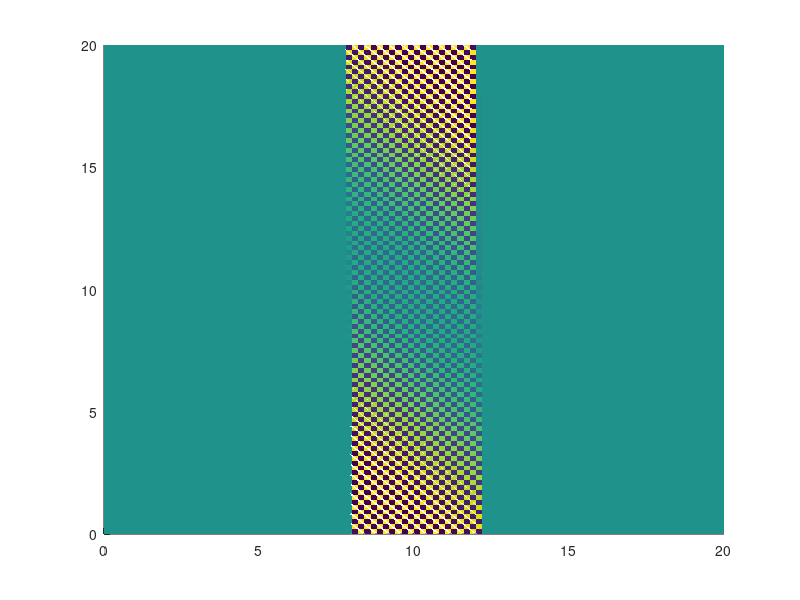

Reproduce this figure in MATLAB.
clear all; clf;


%%Paramètres 
s = 20;%taille du cadre
h=0.2;

x0 = 0;
x1 = s;
y0 = 0;
y1 = s;
x = x0:h:x1;
y = y0:h:y1;
[X,Y] = meshgrid(x,y);
J = length(x);
J2 = J*J;

N = ones(J,J);
C = ones(J,J);
N(18:32,22:28)=0;
C(18:32,22:28)=0;


n = ones(J2,1);
c = ones(J2,1);

newn = zeros(J2,1);
newc = zeros(J2,1);

%Definition de la zone blessée
for i = 8/h:12/h
    n((8+i*20)/h+i:(12+i*20)/h+i)=0;
    c((8+i*20)/h:(12+i*20)/h)=0;
end



%%paramètres de simulation
tfinal = 100;
t0 = 0;
t = t0;
dt = 0.1;


%%Variables
D = 1;
Dc = 1;
lambda = 1;
cm = 2;
H = 10;
k = 0.01;
n0 = 1;
c0 = 0.5;
alpha = 0.1;

beta = (c0*c0+cm*cm-2*h*c0*cm)/((c0-cm)*(c0-cm));



% Condition periodiques
L = sparse(1:J2,1:J2,-4); % matrice creuse, compacte en memoire
coinhautgauche = 1;
coinbasgauche = J;
coinhautdroit = J*(J-1)+1;
coinbasdroit = J2;
bordgauche = 2:J-1;
bordhaut = J+1:J:J*(J-2)+1;
bordbas = 2*J:J:J*(J-1);
borddroit = J*(J-1)+2:J2-1;
bord = [coinhautgauche, coinhautdroit, coinbasgauche, coinbasdroit, ...
    bordgauche, bordhaut, bordbas, borddroit];
interieur = setdiff(1:J2, bord);

% interieur
L = L + sparse(interieur,interieur+1,1,J2,J2);
L = L + sparse(interieur,interieur-1,1,J2,J2);
L = L + sparse(interieur,interieur+J,1,J2,J2);
L = L + sparse(interieur,interieur-J,1,J2,J2);

% bords
L = L + sparse(bordhaut,bordhaut+1,1,J2,J2);
L = L + sparse(bordhaut,bordhaut+J-1,1,J2,J2);
L = L + sparse(bordhaut,bordhaut+J,1,J2,J2);
L = L + sparse(bordhaut,bordhaut-J,1,J2,J2);


L = L + sparse(bordgauche,bordgauche+1,1,J2,J2);
L = L + sparse(bordgauche,bordgauche-1,1,J2,J2);
L = L + sparse(bordgauche,bordgauche+J,1,J2,J2);
L = L + sparse(bordgauche,bordgauche+J*(J-1),1,J2,J2);

L = L + sparse(bordbas,bordbas-(J-1),1,J2,J2);
L = L + sparse(bordbas,bordbas-1,1,J2,J2);
L = L + sparse(bordbas,bordbas+J,1,J2,J2);
L = L + sparse(bordbas,bordbas-J,1,J2,J2);

L = L + sparse(borddroit,borddroit+1,1,J2,J2);
L = L + sparse(borddroit,borddroit-1,1,J2,J2);
L = L + sparse(borddroit,borddroit-J*(J-1),1,J2,J2);
L = L + sparse(borddroit,borddroit-J,1,J2,J2);

% coins
L(coinhautgauche,coinhautgauche+1) = 1;
L(coinhautgauche,coinhautgauche+J-1) = 1;
L(coinhautgauche,coinhautgauche+J) = 1;
L(coinhautgauche,coinhautgauche+J*(J-1)) = 1;


L(coinbasgauche,coinbasgauche-(J-1)) = 1;
L(coinbasgauche,coinbasgauche-1) = 1;
L(coinbasgauche,coinbasgauche+J) = 1;
L(coinbasgauche,coinbasgauche+J*(J-1)) = 1;

L(coinhautdroit,coinhautdroit+1) = 1;
L(coinhautdroit,coinhautdroit+J-1) = 1;
L(coinhautdroit,coinhautdroit-J*(J-1)) = 1;
L(coinhautdroit,coinhautdroit-J) = 1;

L(coinbasdroit,coinbasdroit-(J-1)) = 1;
L(coinbasdroit,coinbasdroit-1) = 1;
L(coinbasdroit,coinbasdroit-J*(J-1)) = 1;
L(coinbasdroit,coinbasdroit-J) = 1;


%imagesc(N);

figure(1); clf;
surf(X,Y,reshape(n,J,J),'EdgeColor','none');
view(2)
drawnow;
tk = 0;

% BOUCLE PRINCIPALE
while t < tfinal
    drawnow;
    a =  k*((2*cm*(h-beta)*c(i)));
    b = (cm*cm)+c(i)^2;
    Ln = del2(n);
    Lc = del2(c);
    newn = n + D*Ln + k*((2*cm*(h-beta)*c)/(cm*cm+sum(c.*c))+beta) - k*n  ;
    newc = c + Dc*Lc + lambda*c0*(n/n0)*((n0^2+alpha^2)/(sum(n.*n)+alpha^2)) - lambda * c;
    %newn = n + n*D*dt/(h^2)*L;
    %newn = n*D*dt/(h^2)*L + k*((2*cm*(h-beta)*c)/(cm*cm)+c^2) - k*n;
    %newc = c*Dc*dt/(h^2)*L + lambda*c0*n/n0*((n0^2+alpha^2)/(n.*n+alpha^2)) - lambda * c;
    n = newn;
    c = newc;
            
            
    if tk > 1 
        t
        surf(X,Y,reshape(n,J,J),'EdgeColor','none');
        view(2)
        drawnow;
        tk = 0;
    end 
    t = t + dt;
    tk = tk + dt;
end
